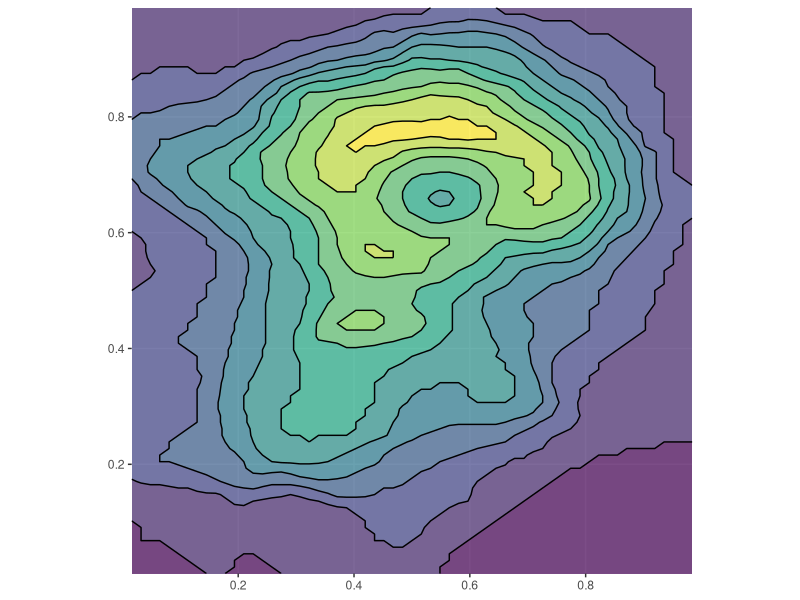
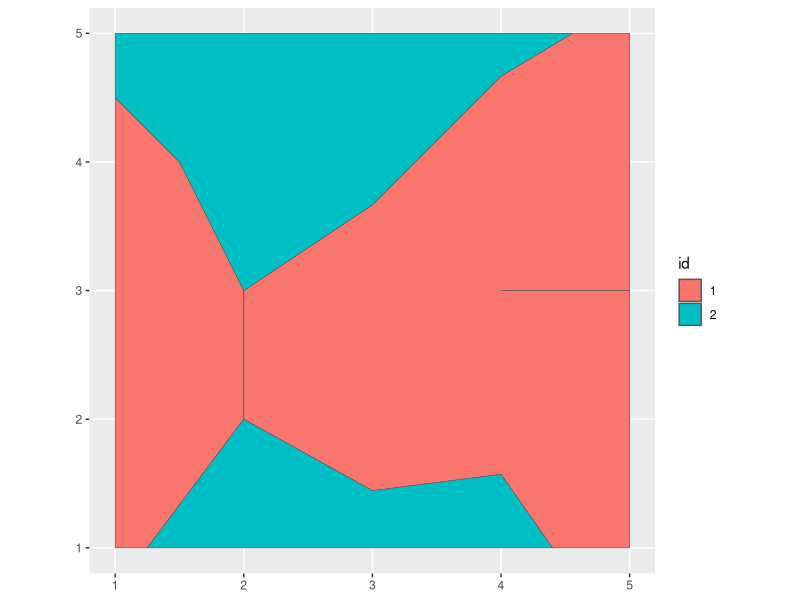

Recreate these plots in R, in order. (Note: this script raises an error after producing the figures.)
## ---- chunk 1
knitr::opts_chunk$set(
  collapse = TRUE,
  comment = "#>"
)
## ---- chunk 2
library(isoband)
library(ggplot2)
library(sf)

m <- volcano

# make isobands
b <- isobands((1:ncol(m))/(ncol(m)+1), (nrow(m):1)/(nrow(m)+1), m, 10*(9:19), 10*(10:20))
bands <- iso_to_sfg(b)
data_bands <- st_sf(
  level = 1:length(bands),
  geometry = st_sfc(bands)
)

# make isolines
l <- isolines((1:ncol(m))/(ncol(m)+1), (nrow(m):1)/(nrow(m)+1), m, 10*(10:19))
lines <- iso_to_sfg(l)
data_lines <- st_sf(
  level = 2:(length(lines)+1),
  geometry = st_sfc(lines)
)

# plot with geom_sf()
ggplot() +
  geom_sf(data = data_bands, aes(fill = level), color = NA, alpha = 0.7) +
  geom_sf(data = data_lines, color = "black") +
  scale_fill_viridis_c(guide = "none") +
  coord_sf(expand = FALSE)
## ---- chunk 3
m <- matrix(c(1.5, 1.5, 1.5, 1.5, 0.6,
              0.5, 1.5, 1.5,   0,   0,
                0,   1,   0,   1,   1,
                0,   1,   0, 0.7,   0,
              0.9, 1.3, 1.8, 1.4, 0.4), 5, 5, byrow = TRUE)

raw <- isobands(1:5, 5:1, m, levels_low = 0:1, levels_high = 1:2)
bands <- iso_to_sfg(raw)

iso <- st_sf(
  id = factor(1:length(bands)),
  geometry = st_sfc(bands)
)

# the geometries are not valid
st_is_valid(iso, reason = TRUE)
# this doesn't prevent us from plotting them
ggplot(iso, aes(fill = id)) + geom_sf()

# make all geometries valid
iso2 <- lwgeom::st_make_valid(iso)
st_is_valid(iso2, reason=TRUE)
# the plot looks unchanged (this is not always the case)
ggplot(iso2, aes(fill = id)) + geom_sf()

# alternatively, if we shift all data values by a tiny
# amount (here, 1e-10) so they don't coincide with the band
# limits, no invalid geometries are generated.
raw <- isobands(1:5, 5:1, m + 1e-10, levels_low = 0:1, levels_high = 1:2)
bands <- iso_to_sfg(raw)
iso <- st_sf(id = factor(1:length(bands)), geometry = st_sfc(bands))
st_is_valid(iso, reason = TRUE)
